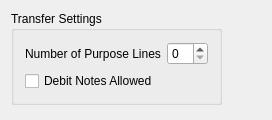
<?xml version="1.0" encoding="UTF-8"?>
<ui version="4.0">
 <class>CfgTabPageAccountOfxUi</class>
 <widget class="QWidget" name="CfgTabPageAccountOfxUi">
  <property name="geometry">
   <rect>
    <x>0</x>
    <y>0</y>
    <width>272</width>
    <height>120</height>
   </rect>
  </property>
  <property name="windowTitle">
   <string>OfxSettings</string>
  </property>
  <layout class="QVBoxLayout">
   <item>
    <layout class="QHBoxLayout">
     <item>
      <widget class="Q3GroupBox" name="groupBox4">
       <property name="title">
        <string>Transfer Settings</string>
       </property>
       <layout class="QGridLayout">
        <item row="0" column="0">
         <widget class="QLabel" name="textLabel1">
          <property name="text">
           <string>Number of Purpose Lines</string>
          </property>
          <property name="wordWrap">
           <bool>false</bool>
          </property>
         </widget>
        </item>
        <item row="0" column="1">
         <widget class="QSpinBox" name="maxPurposeSpin">
          <property name="maximum">
           <number>16</number>
          </property>
         </widget>
        </item>
        <item row="1" column="0">
         <widget class="QCheckBox" name="debitNoteCheck">
          <property name="text">
           <string>Debit Notes Allowed</string>
          </property>
         </widget>
        </item>
       </layout>
      </widget>
     </item>
     <item>
      <spacer name="spacer8">
       <property name="orientation">
        <enum>Qt::Horizontal</enum>
       </property>
       <property name="sizeType">
        <enum>QSizePolicy::Expanding</enum>
       </property>
       <property name="sizeHint" stdset="0">
        <size>
         <width>81</width>
         <height>21</height>
        </size>
       </property>
      </spacer>
     </item>
    </layout>
   </item>
   <item>
    <spacer name="spacer7">
     <property name="orientation">
      <enum>Qt::Vertical</enum>
     </property>
     <property name="sizeType">
      <enum>QSizePolicy::Expanding</enum>
     </property>
     <property name="sizeHint" stdset="0">
      <size>
       <width>21</width>
       <height>31</height>
      </size>
     </property>
    </spacer>
   </item>
  </layout>
 </widget>
 <layoutdefault spacing="6" margin="11"/>
 <pixmapfunction>qPixmapFromMimeSource</pixmapfunction>
 <customwidgets>
  <customwidget>
   <class>Q3GroupBox</class>
   <extends>QGroupBox</extends>
   <header>Qt3Support/Q3GroupBox</header>
   <container>1</container>
  </customwidget>
 </customwidgets>
 <resources/>
 <connections/>
</ui>
